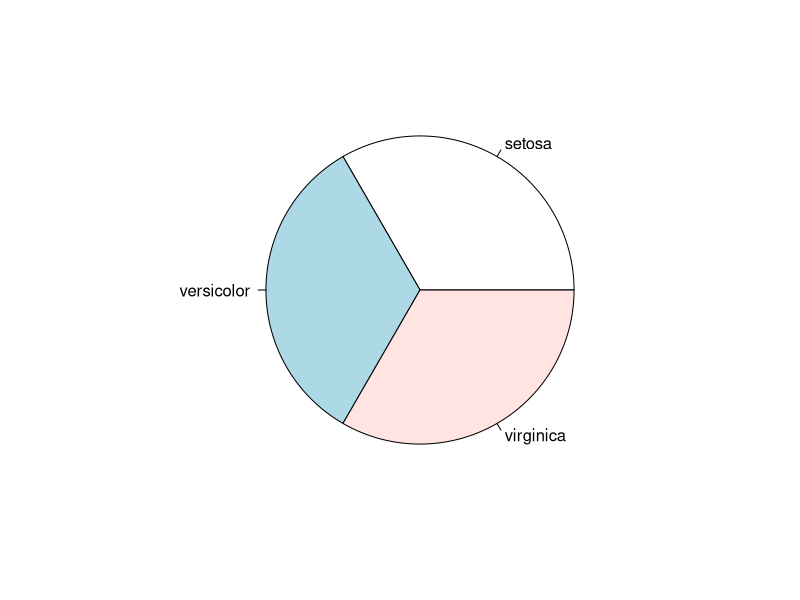
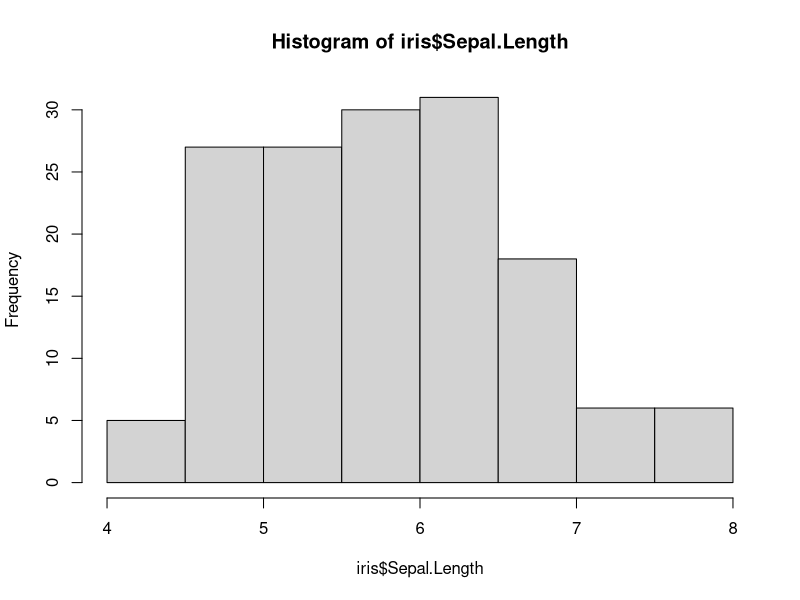
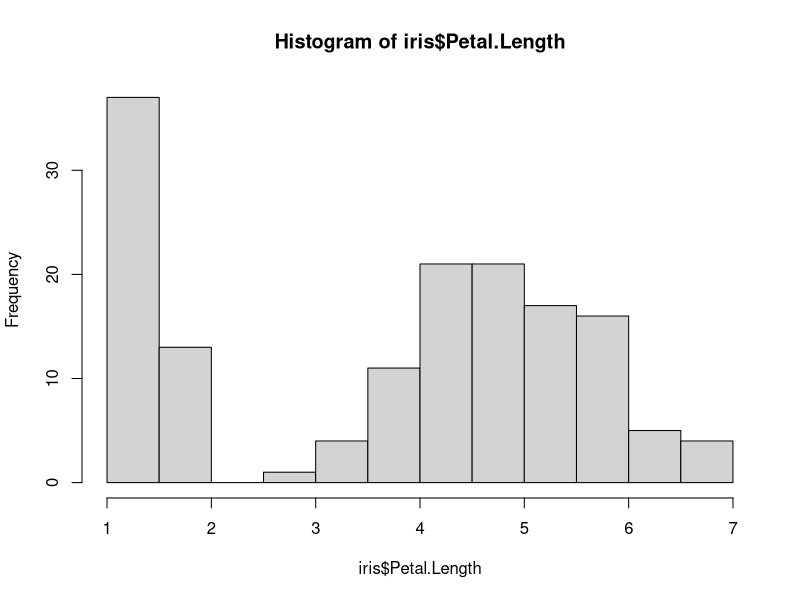
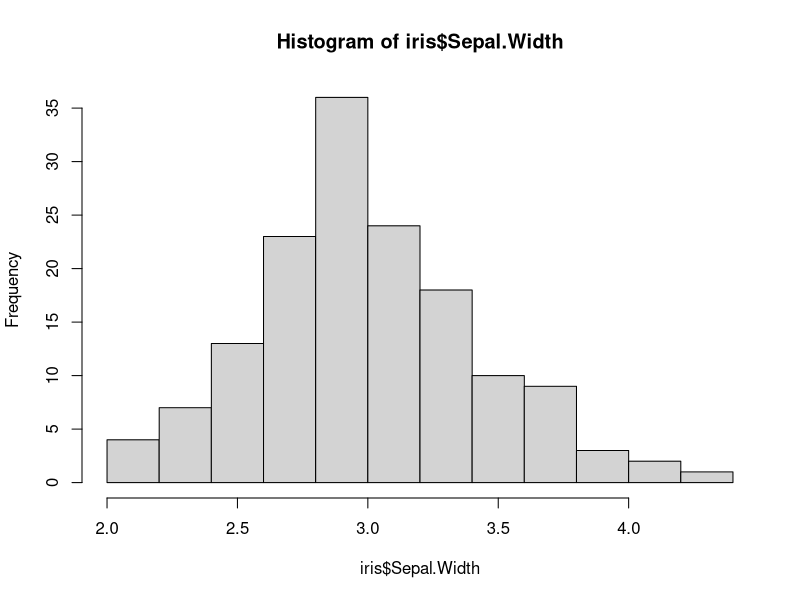
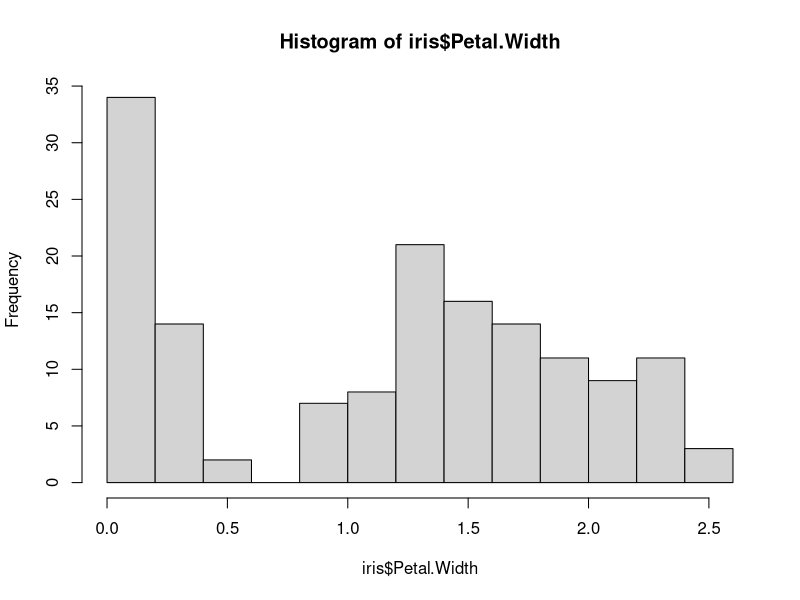
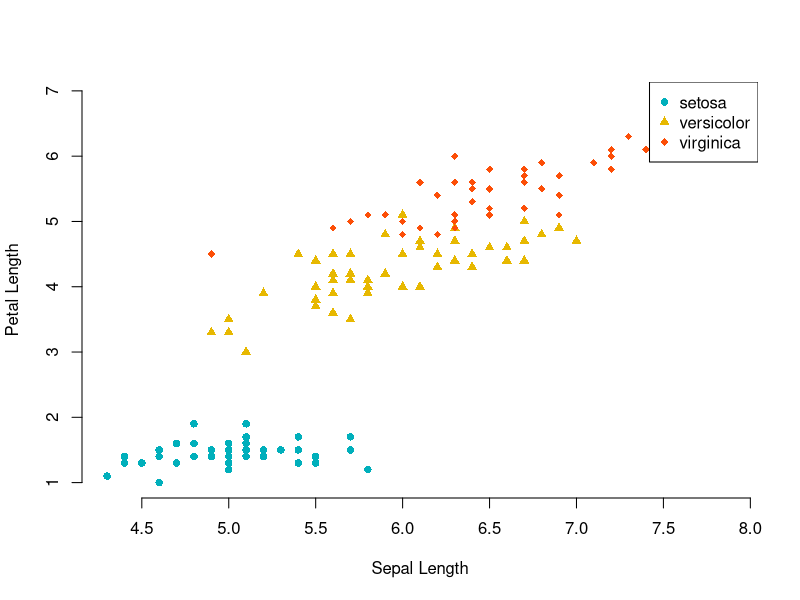
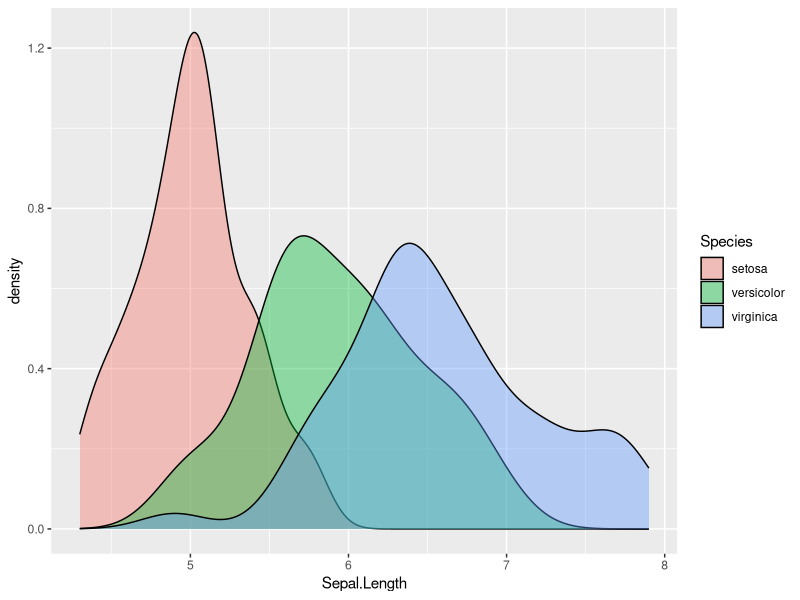

Recreate these plots in R, in order.
# Question 1 

mat <- matrix(1:9, nrow = 3, ncol= 3)

n_rows <- nrow(mat)

row_sums <- rowSums(mat)
col_sums <- colSums(mat)

row_sums[1]


for(i in 1:n_rows){

  if (row_sums[i] == col_sums[i] ){
    
    print('True')
    
  }
  else{
    print('False')
    
  }

}


#Question 2

library(MASS)

mat_non_square <- matrix(rpois(24,10), nrow = 8, ncol = 3) #rpois initializes random numbers from 0 to the second argument

inv <- ginv(mat_non_square)

print(inv)

## Checking if the inverse is correct

zapsmall(inv %*% mat_non_square) #zapsmall tidies the product of the matrices


#Question 3

data("iris")
library("ggplot2")

classes <- unique(iris['Species'])
classes

#Pie Chart
pie(table(iris$Species))

colnames(iris)

#Histograms
hist(iris$Sepal.Length)
hist(iris$Petal.Length)
hist(iris$Sepal.Width)
hist(iris$Petal.Width)


#Define color of 3 iris species
colors <- c("#00AFBB", "#E7B800", "#FC4E07")
colors <- colors[as.numeric(iris$Species)]

#Define shapes to be plotted
shapes <- c(16, 17, 18) #pch attribute numbers
shapes <- shapes[as.numeric(iris$Species)]


#Scatterplot

plot(x = iris$Sepal.Length, y = iris$Petal.Length, 
     xlab = 'Sepal Length', ylab = 'Petal Length',
     col = colors, pch = shapes, frame = FALSE)

legend('topright', legend = levels(iris$Species),
       col = c("#00AFBB", "#E7B800", "#FC4E07"),
       pch = c(16, 17, 18))

#Density plot

density_plot <- ggplot(iris, aes(x = Sepal.Length, fill =Species)) + geom_density(alpha = 0.4)

density_plot


